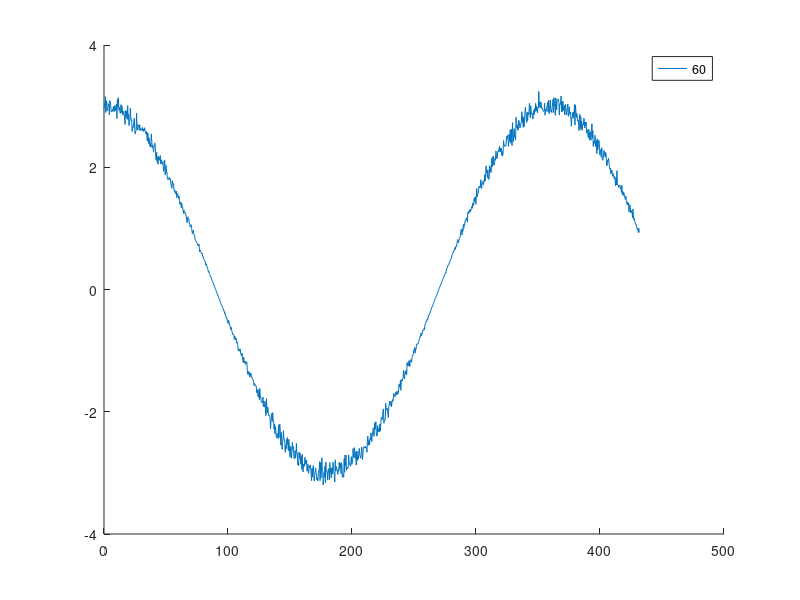

Reproduce this figure in MATLAB. (Note: this script raises an error after producing the figure.)
clear;
close all;

m_ = load('markers.mat'); 
markers = m_.markers;
%% Generating time domain data for a monochriomatic wind within a rotating radar
dr = 2000;
R = 15e3;
% r = 0.1:dr:R;

r = 2e2;
Nr = length(r);

BW_deg = 1.8;
n_rot = 1;

phi_0_deg = 0;
PRT = 1e-3;
Omega_rpm = 60;
% Omega_rpm = linspace(1, 60, 4);
% Omega_rpm = 60;

lambda = 0.03;



BW = BW_deg * pi/180;
Omega = Omega_rpm * 2*pi/60; % rotation speed in rad/s
for m = 1:length(Omega_rpm)
    
clear s; 


% T = (2*pi)/Omega(m);

% N = ceil(T/PRT);

% t = 0:PRT:(N - 1)*PRT;

sec = ceil(2*pi/BW);

ph = 0:BW:(sec)*BW;

T = ph(end)/Omega(m);


N = ceil(T/PRT);

hs = ceil(N/sec);

N = hs*sec;
t = 0:PRT:(N - 1)*PRT;


% Td = BW/Omega(m);
% hs = round(Td/PRT);

hs_(m) = hs;

phi_0 = phi_0_deg * pi/180;
% phi_axis_1 = phi_0:BW:phi_0+Omega(m)*t(end);
phi_axis = linspace(phi_0, phi_0+Omega(m)*t(end), sec);

% phi_axis = mean([phi_axis_1(1:end-1); phi_axis_1(2:end)]);
Nphi = length(phi_axis);
% phi_axis = zeros(size(phi_axis));

%% variables for signal model

% beta_wind_deg = [0 .* ones(1, round(N/2)) 90 .* ones(1, N - round(N/2))];
% beta_wind_deg  = 3 .* Omega .* t .* 180/pi;
beta_wind_deg = 0;
theta = 0;

beta_wind = beta_wind_deg .* pi/180;

v_amb = lambda/(4 * PRT);

% mu_mean = linspace(-v_amb, v_amb, 100);

% Vmean = normrnd(5, 1, [1 Nr]);

Vmean = 3;

% u_mean = normrnd(Vmean .* cos(beta_wind), 0.1, [1 Nr]);
% v_mean = normrnd(Vmean .* sin(beta_wind), 0.1, [1 Nr]);

% u_phi = zeros(Nphi, Nr); v_phi = zeros(Nphi, Nr); 
u_phi = 0; v_phi = 0;

% pd = makedist('Weibull');
s = zeros(Nr, N);
for i = 1:Nr
   
%     mu = normrnd(mu_mean(i), 0.1, [1 N]);
%     u = normrnd(u_mean(i), 0.2, [1 N]);
%     v = normrnd(v_mean(i), 0, [1 N]);
    
    V = normrnd(Vmean(i), 0.1, [1 N]);
%     V = random('burr', Vmean(i), 2, 5, 1, N);
    u = V .* cos(beta_wind);
    v = V .* sin(beta_wind);
    
%     V = sqrt(u.^2 + v.^2);
    
    mu = V .* cos((beta_wind - Omega(m) .* t - phi_0)) .* cos(theta); % +  v .* sin(beta_wind - Omega .* t - phi_0) .* cos(theta);
    
    p = Omega(m) .* t *180/pi;
    figure(103); hold on; plot(p, mu, 'DisplayName', [num2str(Omega_rpm(m))]); legend;
%     u_reshape = reshape(u, [Nphi hs]);
%     u_phi(:, i) = mean(u_reshape, 2);
%     
%     v_reshape = reshape(v, [Nphi hs]);
%     v_phi(:, i) = mean(v_reshape, 2);
    
%     mu = u.' .* cos(beta_wind - Omega .* t - phi_0) +  v.' .* sin(beta_wind - Omega .* t - phi_0);

    % figure; quiver(cos(Omega .* t), sin(Omega .* t), u, v);

    % mu = normrnd(4, 1, [1 N]);
    n_sig = sqrt(0.001); 
    % n_sig = 0;

    % mu = 3;
    [s(i, :), SNR(i)] = TD_generator(mu, lambda, beta_wind, phi_0, Omega(m), t, n_sig);
end


%% Retrieval

% if (mod(hs, 2) == 0) && (hs < 16)
%     hsnew = hs + 1;
% %     vel_axis_hs = linspace(-hs/2, hs/2-1, hs)./hs .* 2 .* v_amb;
%      vel_axis_hs = linspace(-v_amb, v_amb, hsnew);
% elseif (mod(hs, 2) ~= 0) && (hs < 16)
%     
%     if (2^(nextpow2(hs)) - hs) == 3
%         hsnew = hs+2;
%         vel_axis_hs = linspace(-v_amb, v_amb, hsnew);
%     else
%         hsnew = hs;
%         vel_axis_hs = linspace(-v_amb, v_amb, hsnew);
%     end
% elseif (mod(hs, 2) == 0) && (hs > 16)
%      hsnew = hs;
% %     vel_axis_hs = linspace(-hs/2, hs/2-1, hs)./hs .* 2 .* v_amb;
%      vel_axis_hs = linspace(-hs/2, hs/2-1, hs)./hs .* 2 .* v_amb;
% elseif (mod(hs, 2) ~= 0) && (hs > 16)
%     hsnew = hs;
%     vel_axis_hs = linspace(-v_amb, v_amb, hsnew);
% end

% ================================================================================
% if (mod(hs, 2) == 0) && (hs > 16)
%     hsnew = hs;
%     vel_axis_hs = linspace(-hs/2, hs/2-1, hs)./hs .* 2 .* v_amb;
% elseif (hs < 16) && (mod(hs, 2) == 0)
% %     hsnew = 2^(nextpow2(hs)) + 1;
%     hsnew = hs;
% %     vel_axis_hs = linspace(-v_amb, v_amb, hsnew);
%     vel_axis_hs = linspace(-hs/2, hs/2-1, hs)./hs .* 2 .* v_amb;
% else
%     hsnew = hs;
%     vel_axis_hs = linspace(-v_amb, v_amb, hsnew);
% end

% ================================================================================
% 
% if (mod(hs, 2) == 0) && (hs > 16)
%     hsnew = hs;
%     vel_axis_hs = linspace(-hs/2, hs/2-1, hs)./hs .* 2 .* v_amb;
% elseif (hs < 16) 
% %     hsnew = 2^(nextpow2(hs)) + 1;
%     hsnew = hs;
% %     hsnew = 64;
%     vel_axis_hs = linspace(-v_amb, v_amb, hsnew);
% %     vel_axis_hs = linspace(-hs/2, hs/2-1, hs)./hs .* 2 .* v_amb;
% else
%     hsnew = hs;
%     vel_axis_hs = linspace(-v_amb, v_amb, hsnew);
% end

if (mod(hs, 2) == 0)
    hsnew = hs;
    vel_axis_hs = linspace(-hs/2, hs/2-1, hs)./hs .* 2 .* v_amb;
%     vel_axis_hs = linspace(-v_amb, v_amb, hsnew);
else
    hsnew = hs;
    vel_axis_hs = linspace(-v_amb, v_amb, hsnew);
end




S1_norm = zeros(Nr, Nphi, hsnew);

for i = 1:Nr
    si = s(i, :);
    si2 = reshape(si, [hs Nphi]).';
    z = zeros(Nphi, hsnew-hs);
    si3 = [si2 z];
    si4 = (reshape(si3.', [1 Nphi*hsnew]));
    
    [S1, F1, Ti1, P1] = spectrogram(si4, hsnew, 0, hsnew, hsnew*sec*1/60); 
    S1_norm(i, :, :) = 1./sqrt(hsnew) .* fftshift(S1',2);
%     S1_norm(i, :, :) = S1f(i, :, :)./max(max(squeeze(S1f(i, :, :))));
    S1_norm_db = 20*log10(abs(squeeze(S1_norm(i, :, :))));


%     txt = ['SNR = ', num2str(db(SNR(i))/2), ' dB , \Omega = ', num2str(Omega_rpm(m)), ' [rpm]'];
% 
%     xl = 'Doppler Velocity [m.s^{-1}]';
%     yl = 'Azimuthal Angle \phi [{\circ}]';
%     zl = 'Power [dB]';
% 
%     surplot(vel_axis_hs, phi_axis*180/pi, S1_norm_db, xl, yl, zl, txt);
    
end

%% Calculation of mean velocity and spectrum width


diff_v = diff(vel_axis_hs); dv = diff_v(1);
PT = zeros(1, length(phi_axis));
mu_re = zeros(1, length(phi_axis));
sigma_re = zeros(1, length(phi_axis));

for i = 1:Nr
    for k = 1:Nphi
        PT_i = squeeze(abs(S1_norm(i, k, :))).^2;
        PT(i, k, m) = sum(PT_i .* dv);
        mu_re_i = vel_axis_hs.' .* squeeze(abs(S1_norm(i, k, :))).^2;
        mu_re(i, k, m) = sum(mu_re_i .* dv)./PT(i, k, m);
        sigma_re_i = (vel_axis_hs.' - mu_re(i, k, m)).^2 .* squeeze(abs(S1_norm(i, k, :))).^2 .* dv;
        sigma_re(i, k, m) = sqrt(sum(sigma_re_i)./PT(i, k, m));
    end
end

[r_, phi_axis_] = meshgrid(r, phi_axis);

x = r_ .* 1e-3 .* cos(phi_axis_) .* cos(theta); y = r_ .* 1e-3 .* sin(phi_axis_) .* cos(theta);


if Nr == 1
    txt = ['SNR = ', num2str(db(mean(SNR))/2), ' dB , \Omega = ', num2str(Omega_rpm(m)), ' [rpm]'];
    dtext = [' \Omega = ', num2str(Omega_rpm(m)), ' [rpm]'];
    yl = 'Mean Doppler Velocity [m.s^{-1}]';
	xl = 'Azimuthal Angle \phi [{\circ}]';
    color = 'k';
    marker = markers(m);
    figure(103); hold on;
    plott(phi_axis.*180/pi, squeeze(mu_re(1, :, m)), xl, yl, txt, 2, dtext, color, marker)
else
    txt = ['SNR = ', num2str(db(mean(SNR))/2), ' dB , \Omega = ', num2str(Omega_rpm(m)), ' [rpm]'];

    xl = 'x [km]';
    yl = 'y [km]';
    zl = 'V_{r} Mean [m.s^{-1}]';
    
    
    surplot(x, y, mu_re.', xl, yl, zl, txt); 
end

if Nr == 1
    txt = ['SNR = ', num2str(db(mean(SNR))/2), ' dB '];
    dtext = [' \Omega = ', num2str(Omega_rpm(m)), ' [rpm]'];
    yl = 'Doppler spectrum width [m.s^{-1}]';
	xl = 'Azimuthal Angle \phi [{\circ}]';
    color = 'k';
    marker = markers(m);
    figure(102); hold on;
    plott(phi_axis.*180/pi, squeeze(sigma_re(1, :, m)), xl, yl, txt, 2, dtext, color, marker)
else
    txt = ['SNR = ', num2str(db(mean(SNR))/2), ' dB '];
    xl = 'x [km]';
    yl = 'y [km]';
    zl = 'V_{r} width [m.s^{-1}]';
    
    
    surplot(x, y, sigma_re.', xl, yl, zl, txt);
end
end

%% Calculation of wind fields [VAD Technique]
% Vr = @(a0, a1, b1, a2, b2) a0 + a1 .* cos(phi_axis) + a2 .* cos(2.*phi_axis) + ...
%     b1 .* cos(phi_axis) + b2 .* cos(2.*phi_axis);
Nf = 2;
for i = 1:Nr

%     param = fit(phi_axis.', mu_re(i, :).', 'fourier2');
%     a0(i) = param.a0;
%     a1(i) = param.a1;
%     b1(i) = param.b1;
%     a2(i) = param.a2;
%     b2(i) = param.b2;
%     w(i) = param.w;

    [a(i, :), b(i, :)] = FourierCoeff(mu_re(i, :), Nf, phi_axis);
%     figure; plot(param, phi_axis, mu_re(i, :));
%     Vfs_re(:, i) = a0(i) + a1(i) .* cos(w(i) .* phi_axis) +  b1(i) .* sin(w(i) .* phi_axis)...
%         + a2(i) .* cos(2 .* w(i) .* phi_axis) +  b2(i) .* sin(2.*w(i) .* phi_axis);
    
end
Vfs_re = zeros(Nphi, Nr);
for i = 1:Nr
    Vfs_re(:, i) =  a(i, 1) .* ones(1, Nphi);
    for k = 2:Nf+1
        Vfs_re(:, i) = Vfs_re(:, i) + (a(i, k) .* cos([k - 1].*phi_axis)).' + (b(i, k) .* sin([k - 1].*phi_axis)).';
    end
end

a1 = a(:, 2); b1 = b(:, 2);
a2 = a(:, 3); b2 = b(:, 3);

V_vad = sqrt(a1.^2 + b1.^2)./(cos(theta));
V_vaddeform = 2*sqrt(a2.^2 + b2.^2)./(r.' .* cos(theta));

phi_vad = zeros(1, Nr);
phi_vaddeform = zeros(1, Nr);

for i = 1:Nr
    if b1(i) < 0
        phi_vad(i) = pi/2 - atan2(a1(i),b1(i));
    else
        phi_vad(i) = pi/2 - atan2(a1(i),b1(i));
    end
    if b2(i) < 0
        phi_vaddeform(i) = pi/4 - 1/2 * atan2(a2(i),b2(i));
    else
        phi_vaddeform(i) = pi/4 - 1/2 * atan2(a2(i),b2(i));
    end
    
end

V_vadph = repmat(V_vad, 1, Nphi);
V_vadph = reshape(V_vadph, [Nr Nphi]);
phi_vadph = repmat(phi_vad, 1, Nphi);
phi_vadph = reshape(phi_vadph, [Nr Nphi]);
V_rvadph = V_vadph.' .* cos(phi_vadph.' - phi_axis_ - phi_0);

V_vaddeformph = repmat(V_vaddeform, 1, Nphi);
V_vaddeformph = reshape(V_vaddeformph, [Nr Nphi]);
phi_vaddeformph = repmat(phi_vaddeform, 1, Nphi);
phi_vaddeformph = reshape(phi_vaddeformph, [Nr Nphi]);



txt = ['Wind fields from first harmonic'];
% 
xl = 'x [km]';
yl = 'y [km]';
ex = 10; ey = 1;

figure; quiverr(x, y, u_phi, v_phi, xl, yl, ex, ey, txt);
hold on; quiverr(x, y, V_vadph.'.*cos(phi_vadph).' ,  V_vadph.'.*sin(phi_vadph).', xl, yl, ex, ey, txt);
% figure; plot(param, phi_axis, mu_re);

% txt = ['Wind fields from second harmonic'];
% % 
% xl = 'x [km]';
% yl = 'y [km]';
% ex = 10; ey = 1;
% 
% figure; quiverr(x, y, u_phi, v_phi, xl, yl, ex, ey, txt);
% hold on; 
figure;
quiverr(x, y, V_vaddeformph.'.*cos(phi_vaddeformph).' , ...
    V_vaddeformph.'.*sin(phi_vaddeformph).', xl, yl, ex, ey, txt);

% txt = ['SNR = ', num2str(db(mean(SNR))/2), ' dB , \Omega = ', num2str(Omega_rpm), ' [rpm]'];
txt = ['V_{r} mean VAD [m.s^{-1}] only from one harmonic'];
xl = 'x [km]';
yl = 'y [km]';
zl = 'V_{r} mean VAD [m.s^{-1}] only from one harmonic';


surplot(x, y, V_rvadph, xl, yl, zl, txt);

% txt = ['SNR = ', num2str(db(mean(SNR))/2), ' dB , \Omega = ', num2str(Omega_rpm), ' [rpm]'];
txt = ['V_{r} mean VAD [m.s^{-1}] by fitting the Fourier Series'];
% 
xl = 'x [km]';
yl = 'y [km]';
zl = 'V_{r} mean VAD [m.s^{-1}] by fitting the Fourier Series';


surplot(x, y, Vfs_re, xl, yl, zl, txt);
%     
%%

% Theta = 0:pi/180:2*pi;
% Mu_mean = zeros(1, length(Theta));
% diffphi = diff(phi_axis); dphi = diffphi(1);
% 
% % for k = 1:length(Theta)
% %     Mu_mean(k) = sum(mu_re .* exp(1j .* 2 * pi * cos(phi_axis - Theta(k))) .* dphi);
% % end
% 
% Mu_mean = 1./sqrt(length(phi_axis)) .* (fft(mu_re));
% 
% yl = 'Spatial angular function [m.s^{-1}]';
% xl = '\Theta [^{\circ}]';
% 
% plott(phi_axis*180/pi, abs(Mu_mean).^2, xl, yl, txt, 4);


%% Errors

phiError = (beta_wind - phi_vad) .* 180/pi;
